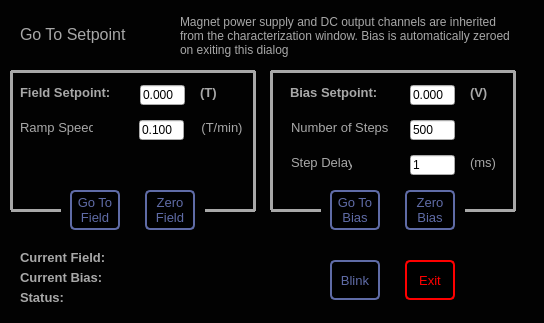
<?xml version="1.0" encoding="UTF-8"?>
<ui version="4.0">
 <class>Dialog</class>
 <widget class="QDialog" name="Dialog">
  <property name="geometry">
   <rect>
    <x>0</x>
    <y>0</y>
    <width>544</width>
    <height>323</height>
   </rect>
  </property>
  <property name="windowTitle">
   <string>Go To Setpoint</string>
  </property>
  <property name="windowIcon">
   <iconset resource="../Resources/nSOTScannerResources.qrc">
    <normaloff>:/nSOTScanner/Pictures/jj_schema.svg</normaloff>:/nSOTScanner/Pictures/jj_schema.svg</iconset>
  </property>
  <property name="styleSheet">
   <string notr="true">#Dialog{background-color: rgb(2, 2, 2);}
#line_11{color: rgb(168,168,168)}
#line_12{color: rgb(168,168,168)}
#line_13{color: rgb(168,168,168)}
#line_14{color: rgb(168,168,168)}
#line_15{color: rgb(168,168,168)}
#line_16{color: rgb(168,168,168)}
#line_17{color: rgb(168,168,168)}</string>
  </property>
  <widget class="QLabel" name="label_7">
   <property name="geometry">
    <rect>
     <x>290</x>
     <y>85</y>
     <width>90</width>
     <height>16</height>
    </rect>
   </property>
   <property name="text">
    <string>&lt;html&gt;&lt;head/&gt;&lt;body&gt;&lt;p&gt;&lt;span style=&quot; font-size:10pt; font-weight:600; color:#a8a8a8;&quot;&gt;Bias Setpoint:&lt;/span&gt;&lt;/p&gt;&lt;/body&gt;&lt;/html&gt;</string>
   </property>
  </widget>
  <widget class="QLabel" name="label_8">
   <property name="geometry">
    <rect>
     <x>20</x>
     <y>85</y>
     <width>96</width>
     <height>16</height>
    </rect>
   </property>
   <property name="text">
    <string>&lt;html&gt;&lt;head/&gt;&lt;body&gt;&lt;p&gt;&lt;span style=&quot; font-size:10pt; font-weight:600; color:#a8a8a8;&quot;&gt;Field Setpoint:&lt;/span&gt;&lt;/p&gt;&lt;/body&gt;&lt;/html&gt;</string>
   </property>
  </widget>
  <widget class="QPushButton" name="gotoFieldBtn">
   <property name="geometry">
    <rect>
     <x>70</x>
     <y>190</y>
     <width>50</width>
     <height>40</height>
    </rect>
   </property>
   <property name="font">
    <font>
     <pointsize>10</pointsize>
    </font>
   </property>
   <property name="styleSheet">
    <string notr="true">QPushButton:pressed#gotoFieldBtn{
color: rgb(95,107,166);
background-color:rgb(168,168,168);
border: 1px solid rgb(95,107,166);
border-radius: 5px
}

QPushButton#gotoFieldBtn{
color: rgb(95,107,166);
background-color:rgb(0,0,0);
border: 2px solid rgb(95,107,166);
border-radius: 5px
}</string>
   </property>
   <property name="text">
    <string>Go To 
Field</string>
   </property>
  </widget>
  <widget class="QPushButton" name="exitBtn">
   <property name="geometry">
    <rect>
     <x>405</x>
     <y>260</y>
     <width>50</width>
     <height>40</height>
    </rect>
   </property>
   <property name="font">
    <font>
     <pointsize>10</pointsize>
    </font>
   </property>
   <property name="styleSheet">
    <string notr="true">QPushButton:pressed#exitBtn{
color: rgb(95,107,166);
background-color:rgb(168,168,168);
border: 1px solid rgb(95,107,166);
border-radius: 5px
}

QPushButton#exitBtn{
color: rgb(255,0, 0);
background-color:rgb(0,0,0);
border: 2px solid  rgb(255,0, 0);
border-radius: 5px
}</string>
   </property>
   <property name="text">
    <string>Exit</string>
   </property>
  </widget>
  <widget class="QLabel" name="label_9">
   <property name="geometry">
    <rect>
     <x>200</x>
     <y>85</y>
     <width>19</width>
     <height>16</height>
    </rect>
   </property>
   <property name="text">
    <string>&lt;html&gt;&lt;head/&gt;&lt;body&gt;&lt;p&gt;&lt;span style=&quot; font-size:10pt; font-weight:600; color:#a8a8a8;&quot;&gt;(T)&lt;/span&gt;&lt;/p&gt;&lt;/body&gt;&lt;/html&gt;</string>
   </property>
  </widget>
  <widget class="QLabel" name="label_11">
   <property name="geometry">
    <rect>
     <x>470</x>
     <y>85</y>
     <width>21</width>
     <height>16</height>
    </rect>
   </property>
   <property name="text">
    <string>&lt;html&gt;&lt;head/&gt;&lt;body&gt;&lt;p&gt;&lt;span style=&quot; font-size:10pt; font-weight:600; color:#a8a8a8;&quot;&gt;(V)&lt;/span&gt;&lt;/p&gt;&lt;/body&gt;&lt;/html&gt;</string>
   </property>
  </widget>
  <widget class="QLineEdit" name="fieldRampRateLine">
   <property name="geometry">
    <rect>
     <x>139</x>
     <y>120</y>
     <width>45</width>
     <height>20</height>
    </rect>
   </property>
   <property name="text">
    <string>0.100</string>
   </property>
   <property name="alignment">
    <set>Qt::AlignLeading|Qt::AlignLeft|Qt::AlignVCenter</set>
   </property>
   <property name="placeholderText">
    <string>0.0</string>
   </property>
  </widget>
  <widget class="QLabel" name="label_14">
   <property name="geometry">
    <rect>
     <x>200</x>
     <y>120</y>
     <width>44</width>
     <height>16</height>
    </rect>
   </property>
   <property name="text">
    <string>&lt;html&gt;&lt;head/&gt;&lt;body&gt;&lt;p&gt;&lt;span style=&quot; font-size:10pt; color:#a8a8a8;&quot;&gt;(T/min)&lt;/span&gt;&lt;/p&gt;&lt;/body&gt;&lt;/html&gt;</string>
   </property>
   <property name="alignment">
    <set>Qt::AlignCenter</set>
   </property>
  </widget>
  <widget class="QLabel" name="label_37">
   <property name="geometry">
    <rect>
     <x>20</x>
     <y>120</y>
     <width>73</width>
     <height>16</height>
    </rect>
   </property>
   <property name="text">
    <string>&lt;html&gt;&lt;head/&gt;&lt;body&gt;&lt;p&gt;&lt;span style=&quot; font-size:10pt; color:#a8a8a8;&quot;&gt;Ramp Speed&lt;/span&gt;&lt;/p&gt;&lt;/body&gt;&lt;/html&gt;</string>
   </property>
   <property name="alignment">
    <set>Qt::AlignCenter</set>
   </property>
  </widget>
  <widget class="QLabel" name="label_38">
   <property name="geometry">
    <rect>
     <x>291</x>
     <y>155</y>
     <width>61</width>
     <height>16</height>
    </rect>
   </property>
   <property name="text">
    <string>&lt;html&gt;&lt;head/&gt;&lt;body&gt;&lt;p&gt;&lt;span style=&quot; font-size:10pt; color:#a8a8a8;&quot;&gt;Step Delay&lt;/span&gt;&lt;/p&gt;&lt;/body&gt;&lt;/html&gt;</string>
   </property>
   <property name="alignment">
    <set>Qt::AlignCenter</set>
   </property>
  </widget>
  <widget class="QLineEdit" name="biasDelayLine">
   <property name="geometry">
    <rect>
     <x>410</x>
     <y>155</y>
     <width>45</width>
     <height>20</height>
    </rect>
   </property>
   <property name="text">
    <string>1</string>
   </property>
   <property name="alignment">
    <set>Qt::AlignLeading|Qt::AlignLeft|Qt::AlignVCenter</set>
   </property>
   <property name="placeholderText">
    <string>0.0</string>
   </property>
  </widget>
  <widget class="QLabel" name="label_12">
   <property name="geometry">
    <rect>
     <x>470</x>
     <y>155</y>
     <width>27</width>
     <height>16</height>
    </rect>
   </property>
   <property name="text">
    <string>&lt;html&gt;&lt;head/&gt;&lt;body&gt;&lt;p&gt;&lt;span style=&quot; font-size:10pt; color:#a8a8a8;&quot;&gt;(ms)&lt;/span&gt;&lt;/p&gt;&lt;/body&gt;&lt;/html&gt;</string>
   </property>
  </widget>
  <widget class="QLabel" name="BiasInc">
   <property name="geometry">
    <rect>
     <x>291</x>
     <y>120</y>
     <width>110</width>
     <height>16</height>
    </rect>
   </property>
   <property name="text">
    <string>&lt;html&gt;&lt;head/&gt;&lt;body&gt;&lt;p&gt;&lt;span style=&quot; font-size:10pt; color:#a8a8a8;&quot;&gt;Number of Steps&lt;/span&gt;&lt;/p&gt;&lt;/body&gt;&lt;/html&gt;</string>
   </property>
   <property name="alignment">
    <set>Qt::AlignLeading|Qt::AlignLeft|Qt::AlignVCenter</set>
   </property>
  </widget>
  <widget class="QLineEdit" name="biasPntsLine">
   <property name="geometry">
    <rect>
     <x>410</x>
     <y>120</y>
     <width>45</width>
     <height>20</height>
    </rect>
   </property>
   <property name="text">
    <string>500</string>
   </property>
   <property name="alignment">
    <set>Qt::AlignLeading|Qt::AlignLeft|Qt::AlignVCenter</set>
   </property>
   <property name="placeholderText">
    <string>0.0</string>
   </property>
  </widget>
  <widget class="QPushButton" name="blinkBtn">
   <property name="geometry">
    <rect>
     <x>330</x>
     <y>260</y>
     <width>50</width>
     <height>40</height>
    </rect>
   </property>
   <property name="font">
    <font>
     <pointsize>10</pointsize>
    </font>
   </property>
   <property name="styleSheet">
    <string notr="true">QPushButton:pressed#blinkBtn{
color: rgb(95,107,166);
background-color:rgb(168,168,168);
border: 1px solid rgb(95,107,166);
border-radius: 5px
}

QPushButton#blinkBtn{
color: rgb(95,107,166);
background-color:rgb(0,0,0);
border: 2px solid  rgb(95,107,166);
border-radius: 5px
}</string>
   </property>
   <property name="text">
    <string>Blink</string>
   </property>
  </widget>
  <widget class="QPushButton" name="zeroFieldBtn">
   <property name="geometry">
    <rect>
     <x>145</x>
     <y>190</y>
     <width>50</width>
     <height>40</height>
    </rect>
   </property>
   <property name="font">
    <font>
     <pointsize>10</pointsize>
    </font>
   </property>
   <property name="styleSheet">
    <string notr="true">QPushButton:pressed#zeroFieldBtn{
color: rgb(95,107,166);
background-color:rgb(168,168,168);
border: 1px solid rgb(95,107,166);
border-radius: 5px
}

QPushButton#zeroFieldBtn{
color: rgb(95,107,166);
background-color:rgb(0,0,0);
border: 2px solid  rgb(95,107,166);
border-radius: 5px
}</string>
   </property>
   <property name="text">
    <string>Zero
Field</string>
   </property>
  </widget>
  <widget class="QLineEdit" name="fieldSetpntLine">
   <property name="geometry">
    <rect>
     <x>140</x>
     <y>85</y>
     <width>45</width>
     <height>20</height>
    </rect>
   </property>
   <property name="text">
    <string>0.000</string>
   </property>
   <property name="alignment">
    <set>Qt::AlignLeading|Qt::AlignLeft|Qt::AlignVCenter</set>
   </property>
   <property name="placeholderText">
    <string>0.0</string>
   </property>
  </widget>
  <widget class="QLineEdit" name="biasSetpntLine">
   <property name="geometry">
    <rect>
     <x>410</x>
     <y>85</y>
     <width>45</width>
     <height>20</height>
    </rect>
   </property>
   <property name="text">
    <string>0.000</string>
   </property>
   <property name="alignment">
    <set>Qt::AlignLeading|Qt::AlignLeft|Qt::AlignVCenter</set>
   </property>
   <property name="placeholderText">
    <string>0.0</string>
   </property>
  </widget>
  <widget class="QLabel" name="label_13">
   <property name="geometry">
    <rect>
     <x>180</x>
     <y>15</y>
     <width>338</width>
     <height>42</height>
    </rect>
   </property>
   <property name="text">
    <string>&lt;html&gt;&lt;head/&gt;&lt;body&gt;&lt;p&gt;&lt;span style=&quot; font-size:9pt; color:#a8a8a8;&quot;&gt;Magnet power supply and DC output channels are inherited &lt;br/&gt;from the characterization window. Bias is automatically zeroed&lt;br/&gt;on exiting this dialog&lt;/span&gt;&lt;/p&gt;&lt;/body&gt;&lt;/html&gt;</string>
   </property>
  </widget>
  <widget class="QPushButton" name="zeroBiasBtn">
   <property name="geometry">
    <rect>
     <x>405</x>
     <y>190</y>
     <width>50</width>
     <height>40</height>
    </rect>
   </property>
   <property name="font">
    <font>
     <pointsize>10</pointsize>
    </font>
   </property>
   <property name="styleSheet">
    <string notr="true">QPushButton:pressed#zeroBiasBtn{
color: rgb(95,107,166);
background-color:rgb(168,168,168);
border: 1px solid rgb(95,107,166);
border-radius: 5px
}

QPushButton#zeroBiasBtn{
color: rgb(95,107,166);
background-color:rgb(0,0,0);
border: 2px solid  rgb(95,107,166);
border-radius: 5px
}</string>
   </property>
   <property name="text">
    <string>Zero
Bias</string>
   </property>
  </widget>
  <widget class="QPushButton" name="gotoBiasBtn">
   <property name="geometry">
    <rect>
     <x>330</x>
     <y>190</y>
     <width>50</width>
     <height>40</height>
    </rect>
   </property>
   <property name="font">
    <font>
     <pointsize>10</pointsize>
    </font>
   </property>
   <property name="styleSheet">
    <string notr="true">QPushButton:pressed#gotoBiasBtn{
color: rgb(95,107,166);
background-color:rgb(168,168,168);
border: 1px solid rgb(95,107,166);
border-radius: 5px
}

QPushButton#gotoBiasBtn{
color: rgb(95,107,166);
background-color:rgb(0,0,0);
border: 2px solid rgb(95,107,166);
border-radius: 5px
}</string>
   </property>
   <property name="text">
    <string>Go To 
Bias</string>
   </property>
  </widget>
  <widget class="Line" name="line_8">
   <property name="geometry">
    <rect>
     <x>253</x>
     <y>71</y>
     <width>3</width>
     <height>140</height>
    </rect>
   </property>
   <property name="styleSheet">
    <string notr="true">#line_8{color: rgb(168,168,168)}</string>
   </property>
   <property name="frameShadow">
    <enum>QFrame::Plain</enum>
   </property>
   <property name="lineWidth">
    <number>3</number>
   </property>
   <property name="orientation">
    <enum>Qt::Vertical</enum>
   </property>
  </widget>
  <widget class="Line" name="line_9">
   <property name="geometry">
    <rect>
     <x>11</x>
     <y>70</y>
     <width>244</width>
     <height>3</height>
    </rect>
   </property>
   <property name="styleSheet">
    <string notr="true">#line_9{color: rgb(168,168,168);}</string>
   </property>
   <property name="frameShadow">
    <enum>QFrame::Plain</enum>
   </property>
   <property name="lineWidth">
    <number>3</number>
   </property>
   <property name="orientation">
    <enum>Qt::Horizontal</enum>
   </property>
  </widget>
  <widget class="Line" name="line_10">
   <property name="geometry">
    <rect>
     <x>10</x>
     <y>71</y>
     <width>3</width>
     <height>139</height>
    </rect>
   </property>
   <property name="styleSheet">
    <string notr="true">#line_10{color: rgb(168,168,168)}</string>
   </property>
   <property name="frameShadow">
    <enum>QFrame::Plain</enum>
   </property>
   <property name="lineWidth">
    <number>3</number>
   </property>
   <property name="orientation">
    <enum>Qt::Vertical</enum>
   </property>
  </widget>
  <widget class="Line" name="line_11">
   <property name="geometry">
    <rect>
     <x>513</x>
     <y>71</y>
     <width>3</width>
     <height>140</height>
    </rect>
   </property>
   <property name="styleSheet">
    <string notr="true">#line_8{color: rgb(168,168,168)}</string>
   </property>
   <property name="frameShadow">
    <enum>QFrame::Plain</enum>
   </property>
   <property name="lineWidth">
    <number>3</number>
   </property>
   <property name="orientation">
    <enum>Qt::Vertical</enum>
   </property>
  </widget>
  <widget class="Line" name="line_12">
   <property name="geometry">
    <rect>
     <x>271</x>
     <y>70</y>
     <width>244</width>
     <height>3</height>
    </rect>
   </property>
   <property name="styleSheet">
    <string notr="true">#line_9{color: rgb(168,168,168);}</string>
   </property>
   <property name="frameShadow">
    <enum>QFrame::Plain</enum>
   </property>
   <property name="lineWidth">
    <number>3</number>
   </property>
   <property name="orientation">
    <enum>Qt::Horizontal</enum>
   </property>
  </widget>
  <widget class="Line" name="line_13">
   <property name="geometry">
    <rect>
     <x>270</x>
     <y>71</y>
     <width>3</width>
     <height>139</height>
    </rect>
   </property>
   <property name="styleSheet">
    <string notr="true">#line_13{color: rgb(168,168,168)}
#line_11{color: rgb(168,168,168)}
#line_12{color: rgb(168,168,168)}</string>
   </property>
   <property name="frameShadow">
    <enum>QFrame::Plain</enum>
   </property>
   <property name="lineWidth">
    <number>3</number>
   </property>
   <property name="orientation">
    <enum>Qt::Vertical</enum>
   </property>
  </widget>
  <widget class="Line" name="line_14">
   <property name="geometry">
    <rect>
     <x>11</x>
     <y>209</y>
     <width>50</width>
     <height>3</height>
    </rect>
   </property>
   <property name="styleSheet">
    <string notr="true">#line_9{color: rgb(168,168,168);}</string>
   </property>
   <property name="frameShadow">
    <enum>QFrame::Plain</enum>
   </property>
   <property name="lineWidth">
    <number>3</number>
   </property>
   <property name="orientation">
    <enum>Qt::Horizontal</enum>
   </property>
  </widget>
  <widget class="Line" name="line_15">
   <property name="geometry">
    <rect>
     <x>205</x>
     <y>209</y>
     <width>50</width>
     <height>3</height>
    </rect>
   </property>
   <property name="styleSheet">
    <string notr="true">#line_9{color: rgb(168,168,168);}</string>
   </property>
   <property name="frameShadow">
    <enum>QFrame::Plain</enum>
   </property>
   <property name="lineWidth">
    <number>3</number>
   </property>
   <property name="orientation">
    <enum>Qt::Horizontal</enum>
   </property>
  </widget>
  <widget class="Line" name="line_16">
   <property name="geometry">
    <rect>
     <x>465</x>
     <y>209</y>
     <width>50</width>
     <height>3</height>
    </rect>
   </property>
   <property name="styleSheet">
    <string notr="true">#line_9{color: rgb(168,168,168);}</string>
   </property>
   <property name="frameShadow">
    <enum>QFrame::Plain</enum>
   </property>
   <property name="lineWidth">
    <number>3</number>
   </property>
   <property name="orientation">
    <enum>Qt::Horizontal</enum>
   </property>
  </widget>
  <widget class="Line" name="line_17">
   <property name="geometry">
    <rect>
     <x>271</x>
     <y>209</y>
     <width>50</width>
     <height>3</height>
    </rect>
   </property>
   <property name="styleSheet">
    <string notr="true">#line_9{color: rgb(168,168,168);}</string>
   </property>
   <property name="frameShadow">
    <enum>QFrame::Plain</enum>
   </property>
   <property name="lineWidth">
    <number>3</number>
   </property>
   <property name="orientation">
    <enum>Qt::Horizontal</enum>
   </property>
  </widget>
  <widget class="QLabel" name="currStatusLbl">
   <property name="geometry">
    <rect>
     <x>20</x>
     <y>290</y>
     <width>291</width>
     <height>16</height>
    </rect>
   </property>
   <property name="text">
    <string>&lt;html&gt;&lt;head/&gt;&lt;body&gt;&lt;p&gt;&lt;span style=&quot; font-size:10pt; font-weight:600; color:#a8a8a8;&quot;&gt;Status:&lt;/span&gt;&lt;/p&gt;&lt;/body&gt;&lt;/html&gt;</string>
   </property>
  </widget>
  <widget class="QLabel" name="label_16">
   <property name="geometry">
    <rect>
     <x>20</x>
     <y>25</y>
     <width>107</width>
     <height>19</height>
    </rect>
   </property>
   <property name="text">
    <string>&lt;html&gt;&lt;head/&gt;&lt;body&gt;&lt;p&gt;&lt;span style=&quot; font-size:12pt; color:#a8a8a8;&quot;&gt;Go To Setpoint&lt;/span&gt;&lt;/p&gt;&lt;/body&gt;&lt;/html&gt;</string>
   </property>
  </widget>
  <widget class="QLabel" name="currFieldLbl">
   <property name="geometry">
    <rect>
     <x>20</x>
     <y>250</y>
     <width>291</width>
     <height>16</height>
    </rect>
   </property>
   <property name="text">
    <string>&lt;html&gt;&lt;head/&gt;&lt;body&gt;&lt;p&gt;&lt;span style=&quot; font-size:10pt; font-weight:600; color:#a8a8a8;&quot;&gt;Current Field:&lt;/span&gt;&lt;/p&gt;&lt;/body&gt;&lt;/html&gt;</string>
   </property>
  </widget>
  <widget class="QLabel" name="currBiasLbl">
   <property name="geometry">
    <rect>
     <x>20</x>
     <y>270</y>
     <width>296</width>
     <height>16</height>
    </rect>
   </property>
   <property name="text">
    <string>&lt;html&gt;&lt;head/&gt;&lt;body&gt;&lt;p&gt;&lt;span style=&quot; font-size:10pt; font-weight:600; color:#a8a8a8;&quot;&gt;Current Bias:&lt;/span&gt;&lt;/p&gt;&lt;/body&gt;&lt;/html&gt;</string>
   </property>
  </widget>
 </widget>
 <resources>
  <include location="../Resources/nSOTScannerResources.qrc"/>
 </resources>
 <connections/>
</ui>
